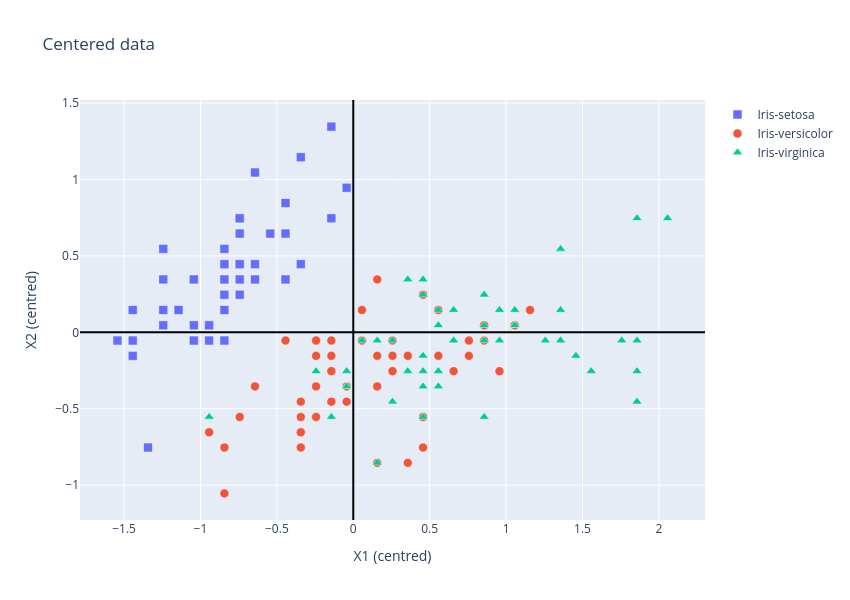

The notebook cell saved with this chart:
### Markdown cell above
### Step 6: Centred data

> Calculate the centered version of the first two dimensions using vector formula. Plot them in a new plot with title:
> "Centered data"

$\mathbf{Z} = \mathbf{D} - \mathbf{1}\cdot\hat{\boldsymbol{\mu}}^T$ (Lecture 2, slide 7). The centred data has
mean $\mathbf{0}$, so the cloud is moved to the origin without changing its shape.

### Code cell
n = X2.shape[0]
ones = np.ones(n)
mu2 = X2.T @ ones / n
Z2 = X2 - np.outer(ones, mu2)

print("mean vector:", mu2)
print("mean of centred data:", np.round(Z2.T @ ones / n, 12))

fig = go.Figure()
scatter_2d(fig, Z2, size=9)
fig.update_layout(title="Centered data", xaxis_title="X1 (centred)", yaxis_title="X2 (centred)",
                  xaxis=dict(zeroline=True, zerolinecolor="black"),
                  yaxis=dict(zeroline=True, zerolinecolor="black", scaleanchor="x"),
                  width=850, height=600)
fig.show()

### Figure 1 — Plotly figure (JSON) as saved in the notebook; plotly's stock layout.template omitted (floating-point values rounded to 4 significant figures)
{"data": [{"marker": {"color": "#636EFA", "line": {"color": "white", "width": 0.5}, "size": 9, "symbol": "square"}, "mode": "markers", "name": "Iris-setosa", "showlegend": true, "type": "scatter", "x": [-0.7433, -0.9433, -1.143, -1.243, -0.8433, -0.4433, -1.243, -0.8433, -1.443, -0.9433, -0.4433, -1.043, -1.043, -1.543, -0.04333, -0.1433, -0.4433, -0.7433, -0.1433, -0.7433, -0.4433, -0.7433, -1.243, -0.7433, -1.043, -0.8433, -0.8433, -0.6433, -0.6433, -1.143, -1.043, -0.4433, -0.6433, -0.3433, -0.9433, -0.8433, -0.3433, -0.9433, -1.443, -0.7433, -0.8433, -1.343, -1.443, -0.8433, -0.7433, -1.043, -0.7433, -1.243, -0.5433, -0.8433], "y": [0.446, -0.054, 0.146, 0.046, 0.546, 0.846, 0.346, 0.346, -0.154, 0.046, 0.646, 0.346, -0.054, -0.054, 0.946, 1.346, 0.846, 0.446, 0.746, 0.746, 0.346, 0.646, 0.546, 0.246, 0.346, -0.054, 0.346, 0.446, 0.346, 0.146, 0.046, 0.346, 1.046, 1.146, 0.046, 0.146, 0.446, 0.046, -0.054, 0.346, 0.446, -0.754, 0.146, 0.446, 0.746, -0.054, 0.746, 0.146, 0.646, 0.246]}, {"marker": {"color": "#EF553B", "line": {"color": "white", "width": 0.5}, "size": 9, "symbol": "circle"}, "mode": "markers", "name": "Iris-versicolor", "showlegend": true, "type": "scatter", "x": [1.157, 0.5567, 1.057, -0.3433, 0.6567, -0.1433, 0.4567, -0.9433, 0.7567, -0.6433, -0.8433, 0.05667, 0.1567, 0.2567, -0.2433, 0.8567, -0.2433, -0.04333, 0.3567, -0.2433, 0.05667, 0.2567, 0.4567, 0.2567, 0.5567, 0.7567, 0.9567, 0.8567, 0.1567, -0.1433, -0.3433, -0.3433, -0.04333, 0.1567, -0.4433, 0.1567, 0.8567, 0.4567, -0.2433, -0.3433, -0.3433, 0.2567, -0.04333, -0.8433, -0.2433, -0.1433, -0.1433, 0.3567, -0.7433, -0.1433], "y": [0.146, 0.146, 0.046, -0.754, -0.254, -0.254, 0.246, -0.654, -0.154, -0.354, -1.054, -0.054, -0.854, -0.154, -0.154, 0.046, -0.054, -0.354, -0.854, -0.554, 0.146, -0.254, -0.554, -0.254, -0.154, -0.054, -0.254, -0.054, -0.154, -0.454, -0.654, -0.654, -0.354, -0.354, -0.054, 0.346, 0.046, -0.754, -0.054, -0.554, -0.454, -0.054, -0.454, -0.754, -0.354, -0.054, -0.154, -0.154, -0.554, -0.254]}, {"marker": {"color": "#00CC96", "line": {"color": "white", "width": 0.5}, "size": 9, "symbol": "triangle-up"}, "mode": "markers", "name": "Iris-virginica", "showlegend": true, "type": "scatter", "x": [0.4567, -0.04333, 1.257, 0.4567, 0.6567, 1.757, -0.9433, 1.457, 0.8567, 1.357, 0.6567, 0.5567, 0.9567, -0.1433, -0.04333, 0.5567, 0.6567, 1.857, 1.857, 0.1567, 1.057, -0.2433, 1.857, 0.4567, 0.8567, 1.357, 0.3567, 0.2567, 0.5567, 1.357, 1.557, 2.057, 0.5567, 0.4567, 0.2567, 1.857, 0.4567, 0.5567, 0.1567, 1.057, 0.8567, 1.057, -0.04333, 0.9567, 0.8567, 0.8567, 0.4567, 0.6567, 0.3567, 0.05667], "y": [0.246, -0.354, -0.054, -0.154, -0.054, -0.054, -0.554, -0.154, -0.554, 0.546, 0.146, -0.354, -0.054, -0.554, -0.254, 0.146, -0.054, 0.746, -0.454, -0.854, 0.146, -0.254, -0.254, -0.354, 0.246, 0.146, -0.254, -0.054, -0.254, -0.054, -0.254, 0.746, -0.254, -0.254, -0.454, -0.054, 0.346, 0.046, -0.054, 0.046, 0.046, 0.046, -0.354, 0.146, 0.246, -0.054, -0.554, -0.054, 0.346, -0.054]}], "layout": {"height": 600, "title": {"text": "Centered data"}, "width": 850, "xaxis": {"title": {"text": "X1 (centred)"}, "zeroline": true, "zerolinecolor": "black"}, "yaxis": {"scaleanchor": "x", "title": {"text": "X2 (centred)"}, "zeroline": true, "zerolinecolor": "black"}}}
